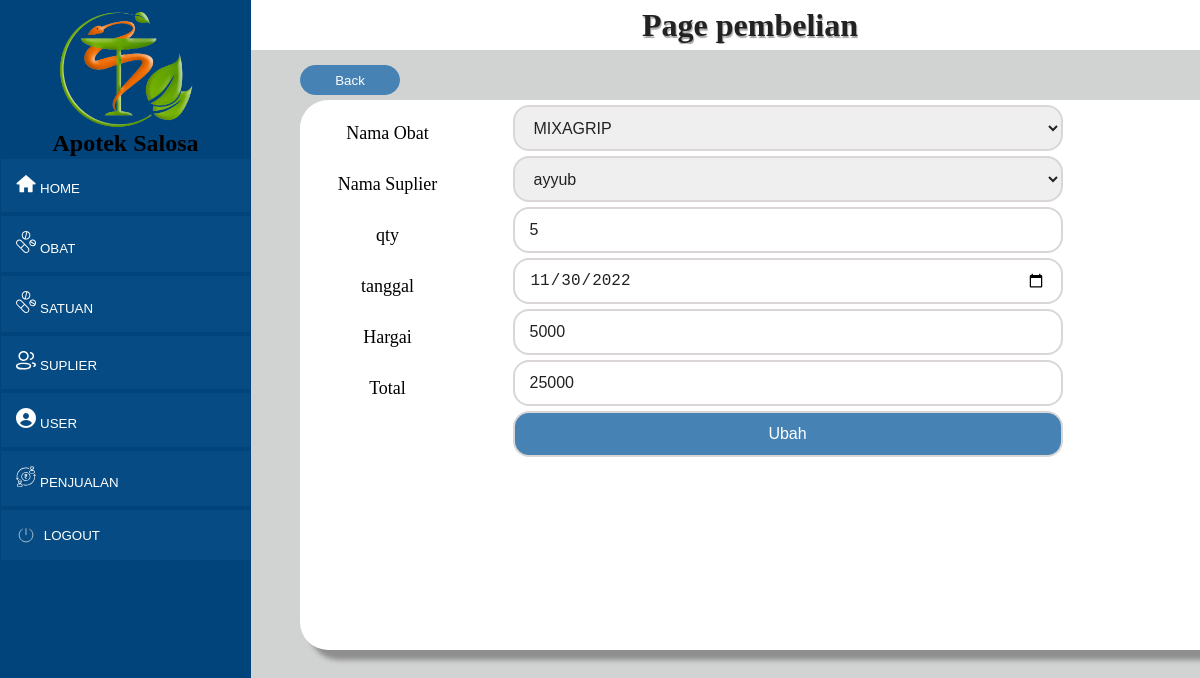
The page /pembelian/ubah.php?ubah=1 on the database its author committed.
### tables this page shows
CREATE TABLE `obat` (
  `id_obat` int(11) NOT NULL,
  `kode_obat` varchar(255) NOT NULL,
  `nama_obat` varchar(255) NOT NULL,
  `satuan` varchar(255) NOT NULL,
  `kategori` varchar(255) NOT NULL,
  `harga_beli` int(11) NOT NULL,
  `harga_jual` int(11) NOT NULL,
  `expired` date NOT NULL,
  `stock` int(255) NOT NULL
);

CREATE TABLE `suplier` (
  `id_suplier` int(11) NOT NULL,
  `nama` varchar(255) NOT NULL,
  `nohp` int(255) NOT NULL,
  `alamat` varchar(255) NOT NULL
);

CREATE TABLE `pembelian` (
  `id_pembelian` int(11) NOT NULL,
  `id_obat` int(11) NOT NULL,
  `id_suplier` int(11) NOT NULL,
  `qty` int(11) NOT NULL,
  `tanggal` date NOT NULL,
  `harga` int(11) NOT NULL,
  `total` int(11) NOT NULL
);

### pembelian/ubah.php (the view, shortened to what this page needs)
<?php
require 'functionobat.php';
$id = $_GET['ubah'];
$pembelian = mysqli_query(
    $conn,
    "SELECT * FROM pembelian,obat,suplier WHERE id_pembelian=$id"
);
$result = mysqli_fetch_assoc($pembelian);
?>
<!DOCTYPE html>
<html lang="en">
<head>
    <link rel="stylesheet" href="../css/obat.css" >
</head>
<body>
    <div class="container-obat">
        <div class="navbar">
            <h2>Page pembelian</h2>
        </div>
        <div class="tambah">
            <a href="pembelian.php">
            <button >Back</button>
            </a>
        </div>
        <div class="content">
     <form action="" method="post">
        <div class="kotak">
            <div class="label">
        <label for="kodeobat">Nama Obat</label>
        </div>
        <select name="idobat" class="inputobat">
        <option value="<?= $result['id_obat'] ?>"><?= $result[
    'nama_obat'
] ?></option>
        </select>
        </div>
        <div class="kotak">
            <div class="label">
        <label for="namaobat">Nama Suplier</label>
        </div>
        <select name="idsuplier" class="inputobat">
            <option value="<?= $result['id_suplier'] ?>"><?= $result[
    'nama'
] ?></option>
        </select>
        </div>
        <div class="kotak">
        <div class="label"><label for="qty">qty</label>
        </div>
        <input type="text" class="inputobat" id="qty" name="qty" value="<?= $result[
            'qty'
        ] ?>">
        </div>
        <div class="kotak">
        <div class="label"><label for="tanggal">tanggal</label>
        </div>
        <input type="date" class="inputobat" id="tanggal" name="tanggal" value="<?= $result[
            'tanggal'
        ] ?>">
        </div>
        <div class="kotak">
            <div class="label">
                <label for="harga">Hargai</label>
            </div>
            <input class="inputobat" type="text" id="harga" name="harga" value="<?= $result[
                'harga'
            ] ?>">
        </div>
        <div class="kotak">
            <div class="label">
                <label for="total">Total</label>
            </div>
            <input class="inputobat" type="text" id="total" name="total" value="<?= $result[
                'total'
            ] ?>">
        </div>
        <div class="kotak">
            <div class="label">
            </div>
        <button class="inputobat" id="submit" type="submit" name="submit">Ubah</button>
        </div>
     </form>
        </div>
    <div class="sidebar">
            <img src="../image/apotek1.png" alt="logo" >
            <h2>Apotek Salosa</h2>
            <div class="home">
                <a href="../home.php">
                <img src="../image/home.png" alt="home"class="img">
                <button type="button">HOME</button>
                </a>
            </div>
            <div class="obat">
                <a href="../obat/obat.php">
                <img src="../image/obatn.svg" alt="obat" class="img">
                <button type="button">OBAT</button>
                </a>
            </div>
            <div class="satuan">
                <a href="../satuan/satuan.php">
                <img src="../image/obatn.svg" alt="satuan" class="img">
                <button type="button">SATUAN</button>
                </a>
            </div>
            <div class="suplier">
                <a href="../suplier/suplier.php">
                <img src="../image/user1.svg" alt="suplier" class="img">
                <button type="button">SUPLIER</button>
                </a>
            </div>
            <div class="user">
                <a href="../user/user.php">
                <img src="../image/user2.svg" alt="user" class="img">
                <button type="button">USER</button>
                </a>
            </div>
            <div class="penjualan">
                <a href="../penjualan/penjualan.php">
                <img src="../image/transaksi.svg" alt="penjualan" class="img">
                <button type="button">PENJUALAN</button>
                </a>
            </div>
            <div class="logout">
                <img src="../image/logout.svg" alt="logout" class="img">
                <a href="../login.php">
                <button type="button">LOGOUT</button>
            </a>
            </div>
        </div>
    </div>
</body>
</html>

### css/obat.css (style rules this page uses)
* { margin: 0; padding: 0; box-sizing: border-box; overflow: hidden; }
.container-obat { width: 100%; height: 100vh; background-color: rgb(209, 210, 210); }
.container-obat .navbar { width: 100vw; height: 50px; background-color: #fff; padding-left: 300px; display: flex; align-items: center; justify-content: center; }
.navbar h2 { font-size: 32px; color: #222; text-shadow: 1px 2px 1px #a5a5a5; }
.tambah { margin-top: 15px; margin-left: 300px; width: 950px; display: flex; align-items: center; justify-content: space-between; }
.tambah button { width: 100px; height: 30px; background-color: steelblue; color: #fff; border: 1px solid steelblue; border-radius: 16px; margin-right: 5px; margin: 0 0 5px 0; }
.container-obat .content { width: 950px; height: 550px; background-color: #fff; margin: 0 20px 100px 300px; box-shadow: 10px 10px 5px #8f8e8e; border-radius: 28px; }
.container-obat .sidebar { width: 251px; height: 100%; background-color: rgb(1, 68, 123); padding: 10px 1px; display: flex; align-items: center; flex-direction: column; position: fixed; top: 0; left: 0; }
.container-obat .sidebar img { width: 150px; }
.container-obat .sidebar .home { width: 100%; padding: 15px 160px 15px 15px; background-color: rgba(13, 82, 139, 0.5); display: flex; justify-content: space-between; align-items: center; cursor: pointer; margin: 2px 0; }
.sidebar .home .img { width: 20px; }
.sidebar .home button { background-color: transparent; border: none; color: white; }
.container-obat .sidebar .obat { width: 100%; padding: 15px 165px 15px 15px; background-color: rgba(13, 82, 139, 0.5); display: flex; justify-content: space-between; align-items: center; cursor: pointer; margin: 2px 0; }
.sidebar .obat .img { width: 20px; }
.sidebar .obat button { background-color: transparent; border: none; color: white; }
.container-obat .sidebar .satuan { width: 100%; padding: 15px 147px 15px 15px; background-color: rgba(13, 82, 139, 0.5); display: flex; justify-content: space-between; align-items: center; cursor: pointer; margin: 2px 0; }
.sidebar .satuan .img { width: 20px; }
.sidebar .satuan button { background-color: transparent; border: none; color: white; }
.container-obat .sidebar .suplier { width: 100%; padding: 15px 143px 15px 15px; background-color: rgba(13, 82, 139, 0.5); display: flex; justify-content: space-between; align-items: center; cursor: pointer; margin: 2px 0; }
.sidebar .suplier .img { width: 20px; }
.sidebar .suplier button { background-color: transparent; border: none; color: white; }
.container-obat .sidebar .user { width: 100%; padding: 15px 162px 15px 15px; background-color: rgba(13, 82, 139, 0.5); display: flex; justify-content: space-between; align-items: center; cursor: pointer; margin: 2px 0; }
.sidebar .user .img { width: 20px; }
.sidebar .user button { background-color: transparent; border: none; color: white; }
.container-obat .sidebar .penjualan { width: 100%; padding: 15px 126px 15px 15px; background-color: rgba(13, 82, 139, 0.5); display: flex; justify-content: space-between; align-items: center; cursor: pointer; margin: 2px 0; }
.sidebar .penjualan .img { width: 20px; }
.sidebar .penjualan button { background-color: transparent; border: none; color: white; }
.container-obat .sidebar .logout { width: 100%; padding: 15px 150px 15px 15px; background-color: rgba(13, 82, 139, 0.5); display: flex; justify-content: space-between; align-items: center; cursor: pointer; margin: 2px 0; }
.sidebar .logout .img { width: 20px; }
.sidebar .logout button { background-color: transparent; border: none; color: white; }
.kotak { width: 800px; display: flex; align-items: center; justify-content: space-around; margin: 5px 0; }
.inputobat { height: 46px; width: 550px; padding: 2px 15px; border: 2px solid #dad6d6; color: #222; border-radius: 16px; font-size: 16px; }
.label { height: 46px; width: 100px; text-align: center; line-height: 56px; font-size: 18px; }
#submit { background-color: steelblue; color: #fff; cursor: pointer; }
a { text-decoration: none; }

### rows shown on the page
obat: idobat "MIXAGRIP"
suplier: idsuplier "ayyub"
pembelian: qty "5", tanggal "11/30/2022", harga "5000", total "25000"
